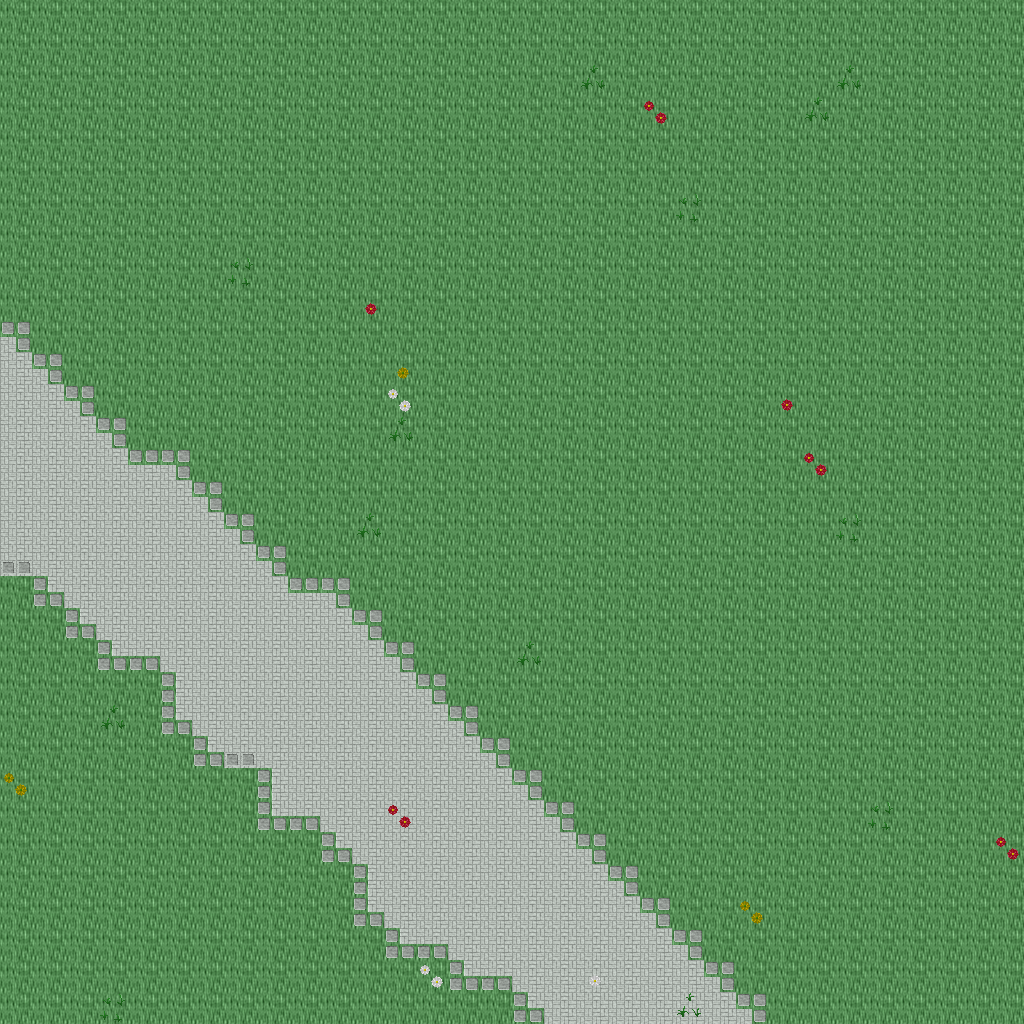

Below is a game level as drawn by its tile map, then a one-line description and the .tmx that defines it (tile-layer data replaced by summaries):
An orthogonal 32x32 tile map with 32x32 px tiles, 5 tile layers (Ground, Objects, Objects2, Above, ...), 1 hidden layer not drawn, 28 tilesets.

<map version="1.10" tiledversion="1.11.0" orientation="orthogonal" renderorder="right-down" width="32" height="32" tilewidth="32" tileheight="32" infinite="0" nextlayerid="11" nextobjectid="1">
 <tileset firstgid="1" name="ground_ground" tilewidth="32" tileheight="32" tilecount="33" columns="3">
  <image source="../drawable/ground_ground.png" width="96" height="352" />
 </tileset>
 <tileset firstgid="34" name="ground_water_pool" tilewidth="32" tileheight="32" tilecount="72" columns="3">
  <image source="../drawable/ground_water_pool.png" width="96" height="768" />
 </tileset>
 <tileset firstgid="106" name="plant_flower_daisy_red" tilewidth="32" tileheight="32" tilecount="8" columns="2">
  <image source="../drawable/plant_flower_daisy_red.png" width="64" height="128" />
 </tileset>
 <tileset firstgid="114" name="plant_flower_daisy_white" tilewidth="32" tileheight="32" tilecount="8" columns="2">
  <image source="../drawable/plant_flower_daisy_white.png" width="64" height="128" />
 </tileset>
 <tileset firstgid="122" name="plant_flower_daisy_yellow" tilewidth="32" tileheight="32" tilecount="8" columns="2">
  <image source="../drawable/plant_flower_daisy_yellow.png" width="64" height="128" />
 </tileset>
 <tileset firstgid="130" name="plant_flower_daisy_blue" tilewidth="32" tileheight="32" tilecount="8" columns="2">
  <image source="../drawable/plant_flower_daisy_blue.png" width="64" height="128" />
 </tileset>
 <tileset firstgid="138" name="plant_grasses" tilewidth="32" tileheight="32" tilecount="6" columns="3">
  <image source="../drawable/plant_grasses.png" width="96" height="64" />
 </tileset>
 <tileset firstgid="144" name="plant_tree_tree_darkgreen" tilewidth="32" tileheight="32" tilecount="88" columns="8">
  <image source="../drawable/plant_tree_tree_darkgreen.png" width="256" height="352" />
 </tileset>
 <tileset firstgid="232" name="ground_grass_edges" tilewidth="32" tileheight="32" tilecount="36" columns="12">
  <image source="../drawable/ground_grass_edges.png" width="384" height="96" />
 </tileset>
 <tileset firstgid="268" name="ground_grass_corners" tilewidth="32" tileheight="32" tilecount="24" columns="6">
  <image source="../drawable/ground_grass_corners.png" width="192" height="128" />
 </tileset>
 <tileset firstgid="292" name="furniture_table_long_side_on_pale" tilewidth="32" tileheight="32" tilecount="3" columns="3">
  <image source="../drawable/furniture_table_long_side_on_pale.png" width="96" height="32" />
 </tileset>
 <tileset firstgid="295" name="plant_stump_stump_brown" tilewidth="32" tileheight="32" tilecount="4" columns="2">
  <image source="../drawable/plant_stump_stump_brown.png" width="64" height="64" />
 </tileset>
 <tileset firstgid="299" name="item_sign_large" tilewidth="32" tileheight="32" tilecount="15" columns="5">
  <image source="../drawable/item_sign_large.png" width="160" height="96" />
 </tileset>
 <tileset firstgid="314" name="plant_stump_small_stump" tilewidth="32" tileheight="32" tilecount="4" columns="2">
  <image source="../drawable/plant_stump_small_stump.png" width="64" height="64" />
 </tileset>
 <tileset firstgid="318" name="building_wall_bricked_edges" tilewidth="32" tileheight="32" tilecount="25" columns="5">
  <image source="../drawable/building_wall_bricked_edges.png" width="160" height="160" />
 </tileset>
 <tileset firstgid="343" name="logic_creature_orc" tilewidth="32" tileheight="32" tilecount="6" columns="6">
  <image source="../drawable/logic_creature_orc.png" width="192" height="32" />
 </tileset>
 <tileset firstgid="349" name="logic_creature_animal" tilewidth="32" tileheight="32" tilecount="32" columns="8">
  <image source="../drawable/logic_creature_animal.png" width="256" height="128" />
 </tileset>
 <tileset firstgid="381" name="logic_item_resources" tilewidth="32" tileheight="32" tilecount="6" columns="6">
  <image source="../drawable/logic_item_resources.png" width="192" height="32" />
 </tileset>
 <tileset firstgid="387" name="logic_creature_golem" tilewidth="32" tileheight="32" tilecount="4" columns="4">
  <image source="../drawable/logic_creature_golem.png" width="128" height="32" />
 </tileset>
 <tileset firstgid="391" name="logic_collision" tilewidth="32" tileheight="32" tilecount="1" columns="1">
  <image source="../drawable/logic_collision.png" width="32" height="32" />
 </tileset>
 <tileset firstgid="392" name="object_boat" tilewidth="32" tileheight="32" tilecount="42" columns="6">
  <image source="../drawable/object_boat.png" width="192" height="224" />
 </tileset>
 <tileset firstgid="434" name="furniture_table_long_front_on_pale" tilewidth="32" tileheight="32" tilecount="3" columns="1">
  <image source="../drawable/furniture_table_long_front_on_pale.png" width="32" height="96" />
 </tileset>
 <tileset firstgid="437" name="ground_green_paving" tilewidth="32" tileheight="32" tilecount="18" columns="3">
  <image source="../drawable/ground_green_paving.png" width="96" height="192" />
 </tileset>
 <tileset firstgid="455" name="logic_protection" tilewidth="32" tileheight="32" tilecount="2" columns="2">
  <image source="../drawable/logic_protection.png" width="64" height="32" />
 </tileset>
 <tileset firstgid="457" name="furniture_bed_double_peach" tilewidth="32" tileheight="32" tilecount="8" columns="2">
  <image source="../drawable/furniture_bed_double_peach.png" width="64" height="128" />
 </tileset>
 <tileset firstgid="465" name="furniture_bed_double_red" tilewidth="32" tileheight="32" tilecount="8" columns="2">
  <image source="../drawable/furniture_bed_double_red.png" width="64" height="128" />
 </tileset>
 <tileset firstgid="473" name="logic_creature_undead_skeleton" tilewidth="32" tileheight="32" tilecount="6" columns="6">
  <image source="../drawable/logic_creature_undead_skeleton.png" width="192" height="32" />
 </tileset>
 <tileset firstgid="479" name="logic_creature_undead_specter" tilewidth="32" tileheight="32" tilecount="6" columns="6">
  <image source="../drawable/logic_creature_undead_specter.png" width="192" height="32" />
 </tileset>
 <layer id="1" name="Ground" width="32" height="32">
  <data>[1024 cells, 1024 non-empty, 2 distinct tile ids]</data>
 </layer>
 <layer id="2" name="Objects" width="32" height="32">
  <data>[1024 cells, 69 non-empty, 13 distinct tile ids]</data>
 </layer>
 <layer id="3" name="Objects2" width="32" height="32">
  <data>[1024 cells, 0 non-empty, 0 distinct tile ids]</data>
 </layer>
 <layer id="4" name="Above" width="32" height="32">
  <data>[1024 cells, 0 non-empty, 0 distinct tile ids]</data>
 </layer>
 <layer id="5" name="Above2" width="32" height="32">
  <data>[1024 cells, 0 non-empty, 0 distinct tile ids]</data>
 </layer>
 <layer id="6" name="Walkable" width="32" height="32" visible="0">
  <data>[1024 cells, 0 non-empty, 0 distinct tile ids]</data>
 </layer>
 <objectgroup id="7" name="Mapevents" />
 <objectgroup id="8" name="Spawn" />
 <objectgroup id="9" name="Keys" />
 <objectgroup id="10" name="Replace" />
</map>
